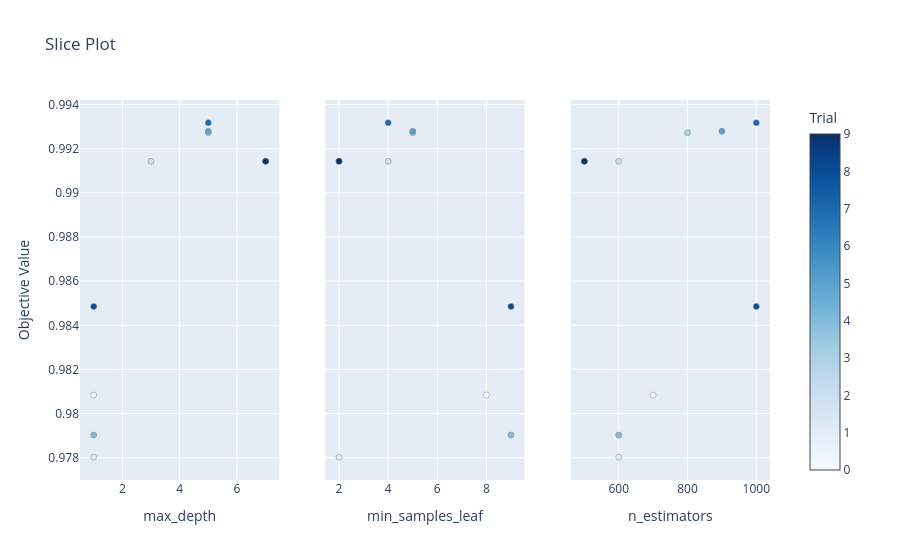

Here is the notebook cell this chart was saved with:
### Code cell
# plot_slice(study)

### Figure 1 — Plotly figure (JSON) as saved in the notebook; plotly's stock layout.template omitted (floating-point values rounded to 4 significant figures)
{"data": [{"marker": {"color": [0, 1, 2, 3, 4, 5, 6, 7, 8, 9], "colorbar": {"title": {"text": "Trial"}, "x": 1, "xpad": 40}, "colorscale": [[0, "rgb(247,251,255)"], [0.125, "rgb(222,235,247)"], [0.25, "rgb(198,219,239)"], [0.375, "rgb(158,202,225)"], [0.5, "rgb(107,174,214)"], [0.625, "rgb(66,146,198)"], [0.75, "rgb(33,113,181)"], [0.875, "rgb(8,81,156)"], [1, "rgb(8,48,107)"]], "line": {"color": "Grey", "width": 0.5}, "showscale": true}, "mode": "markers", "name": "Feasible Trial", "showlegend": false, "type": "scatter", "x": [1, 1, 3, 5, 1, 5, 7, 5, 1, 7], "xaxis": "x", "y": [0.9808, 0.978, 0.9914, 0.9927, 0.979, 0.9928, 0.9914, 0.9932, 0.9849, 0.9914], "yaxis": "y"}, {"marker": {"color": [0, 1, 2, 3, 4, 5, 6, 7, 8, 9], "colorbar": {"title": {"text": "Trial"}, "x": 1, "xpad": 40}, "colorscale": [[0, "rgb(247,251,255)"], [0.125, "rgb(222,235,247)"], [0.25, "rgb(198,219,239)"], [0.375, "rgb(158,202,225)"], [0.5, "rgb(107,174,214)"], [0.625, "rgb(66,146,198)"], [0.75, "rgb(33,113,181)"], [0.875, "rgb(8,81,156)"], [1, "rgb(8,48,107)"]], "line": {"color": "Grey", "width": 0.5}, "showscale": false}, "mode": "markers", "name": "Feasible Trial", "showlegend": false, "type": "scatter", "x": [8, 2, 4, 5, 9, 5, 2, 4, 9, 2], "xaxis": "x2", "y": [0.9808, 0.978, 0.9914, 0.9927, 0.979, 0.9928, 0.9914, 0.9932, 0.9849, 0.9914], "yaxis": "y2"}, {"marker": {"color": [0, 1, 2, 3, 4, 5, 6, 7, 8, 9], "colorbar": {"title": {"text": "Trial"}, "x": 1, "xpad": 40}, "colorscale": [[0, "rgb(247,251,255)"], [0.125, "rgb(222,235,247)"], [0.25, "rgb(198,219,239)"], [0.375, "rgb(158,202,225)"], [0.5, "rgb(107,174,214)"], [0.625, "rgb(66,146,198)"], [0.75, "rgb(33,113,181)"], [0.875, "rgb(8,81,156)"], [1, "rgb(8,48,107)"]], "line": {"color": "Grey", "width": 0.5}, "showscale": false}, "mode": "markers", "name": "Feasible Trial", "showlegend": false, "type": "scatter", "x": [700, 600, 600, 800, 600, 900, 500, 1000, 1000, 500], "xaxis": "x3", "y": [0.9808, 0.978, 0.9914, 0.9927, 0.979, 0.9928, 0.9914, 0.9932, 0.9849, 0.9914], "yaxis": "y3"}], "layout": {"title": {"text": "Slice Plot"}, "xaxis": {"anchor": "y", "domain": [0, 0.2889], "title": {"text": "max_depth"}}, "xaxis2": {"anchor": "y2", "domain": [0.3556, 0.6444], "title": {"text": "min_samples_leaf"}}, "xaxis3": {"anchor": "y3", "domain": [0.7111, 1], "title": {"text": "n_estimators"}}, "yaxis": {"anchor": "x", "domain": [0, 1], "title": {"text": "Objective Value"}}, "yaxis2": {"anchor": "x2", "domain": [0, 1], "matches": "y", "showticklabels": false}, "yaxis3": {"anchor": "x3", "domain": [0, 1], "matches": "y", "showticklabels": false}}}
